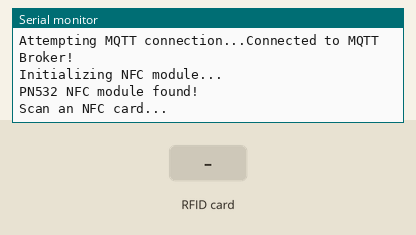
Recording of a sketch running on a simulated ESP32. Shown: the last lines printed to the serial monitor. Inputs (shaded band) come from the test bench. WiFi joins after 1.5 s; servers stay silent unless stated; no MQTT or app messages arrive unless stated.

Above: at 3.7 s.
3.8 s: RFID card 12 34 56 77 held to the reader
At 5.0 s:
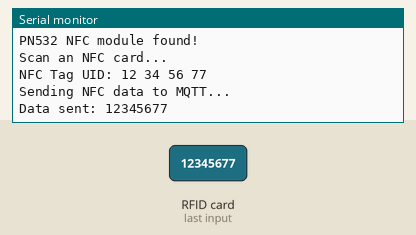
5.3 s: RFID card 5E 7A 19 C4 held to the reader
At 6.6 s:
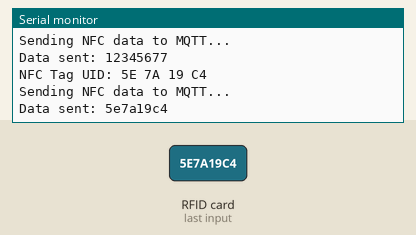

The sketch:

WORKING_MQTTsketch_feb17a.ino
```cpp
#include <WiFi.h>
#include <Wire.h>
#include <PubSubClient.h>
#include <Adafruit_PN532.h>

// Wi-Fi credentials
const char* ssid = "moto g(30)_2775";
const char* password = "12345677";

// MQTT Broker details
const char* mqtt_server = "192.168.109.241";  // Use the Raspberry Pi's IP address
const int mqtt_port = 1883;
const char* mqtt_topic = "esp32/data";

WiFiClient espClient;
PubSubClient client(espClient);

// Define I2C pins
#define SDA_PIN 18  // GPIO 18
#define SCL_PIN 19  // GPIO 19
#define IRQ_PIN 23  // GPIO 23 (Interrupt Pin for PN532)
#define RESET_PIN 5 // GPIO 5 (Reset Pin for PN532)

// Initialize NFC module
Adafruit_PN532 nfc(IRQ_PIN, RESET_PIN);

void setup() {
    Serial.begin(115200);
    delay(1000);

    // Initialize I2C
    Wire.begin(SDA_PIN, SCL_PIN);

    // Connect to Wi-Fi
    Serial.println("Connecting to Wi-Fi...");
    WiFi.begin(ssid, password);
    while (WiFi.status() != WL_CONNECTED) {
        delay(500);
        Serial.print(".");
    }
    Serial.println("\nWi-Fi connected!");

    // Connect to MQTT Broker
    Serial.println("Connecting to MQTT Broker...");
    client.setServer(mqtt_server, mqtt_port);
    while (!client.connected()) {
        Serial.print("Attempting MQTT connection...");
        if (client.connect("ESP32Client")) {
            Serial.println("Connected to MQTT Broker!");
        } else {
            Serial.print("MQTT connection failed. Error: ");
            Serial.println(client.state());
            delay(1000);
        }
    }

    // Initialize NFC module
    Serial.println("Initializing NFC module...");
    nfc.begin();
    uint32_t versiondata = nfc.getFirmwareVersion();
    if (!versiondata) {
        Serial.println("ERROR: PN532 not detected! Check wiring.");
        while (1);
    }
    Serial.println("PN532 NFC module found!");
    nfc.SAMConfig();
    Serial.println("Scan an NFC card...");
}

void loop() {
    uint8_t uid[7];  // Buffer to store UID
    uint8_t uidLength;

    if (nfc.readPassiveTargetID(PN532_MIFARE_ISO14443A, uid, &uidLength)) {
        Serial.print("NFC Tag UID: ");
        String tagData = "";
        for (uint8_t i = 0; i < uidLength; i++) {
            Serial.print(uid[i], HEX);
            Serial.print(" ");
            tagData += String(uid[i], HEX);
        }
        Serial.println();

        if (client.connected()) {
            Serial.println("Sending NFC data to MQTT...");
            client.publish(mqtt_topic, tagData.c_str());
            Serial.println("Data sent: " + tagData);
        } else {
            Serial.println("MQTT Disconnected! Reconnecting...");
            reconnectMQTT();
        }
    }
    delay(2000);
}

// Reconnects to MQTT Broker if disconnected
void reconnectMQTT() {
    while (!client.connected()) {
        Serial.print("Attempting to reconnect to MQTT...");
        if (client.connect("ESP32Client")) {
            Serial.println("Reconnected to MQTT Broker!");
        } else {
            Serial.print("MQTT reconnection failed. Error: ");
            Serial.println(client.state());
            delay(1000);
        }
    }
}
```

Measured:
- after the input at 3.8 s, the serial monitor: prints a new line at once (image 1)
- after the input at 5.3 s, the serial monitor: prints a new line after 0.51 s (image 2)
